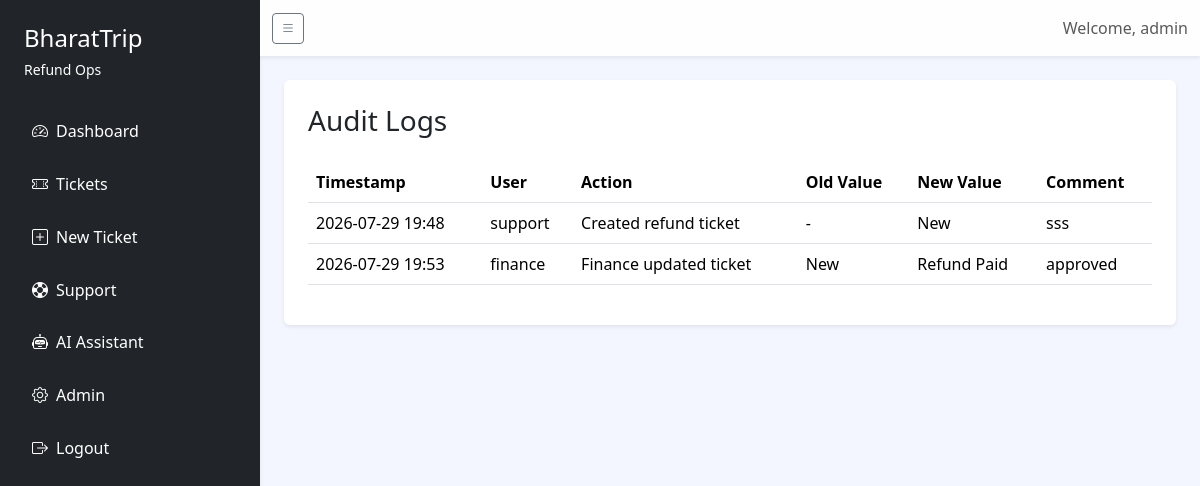
/admin/audit-logs?ticket_id=2 (signed in), run on the app's committed database.
### models.py (models this page shows)
class User(db.Model, UserMixin):
    __tablename__ = "users"
    id = db.Column(db.Integer, primary_key=True)
    username = db.Column(db.String(80), unique=True, nullable=False)
    password = db.Column(db.String(255), nullable=False)
    role = db.Column(db.String(50), nullable=False)
    email = db.Column(db.String(120), unique=True, nullable=True)
    created_at = db.Column(db.DateTime, default=datetime.utcnow)
    created_tickets = db.relationship("RefundTicket", back_populates="created_by", foreign_keys="RefundTicket.created_by_id")
    assigned_tickets = db.relationship("RefundTicket", back_populates="assigned_user", foreign_keys="RefundTicket.assigned_user_id")

class AuditLog(db.Model):
    __tablename__ = "audit_logs"
    id = db.Column(db.Integer, primary_key=True)
    ticket_id = db.Column(db.Integer, db.ForeignKey("refund_tickets.id"), nullable=False)
    user_id = db.Column(db.Integer, db.ForeignKey("users.id"), nullable=False)
    action = db.Column(db.String(150), nullable=False)
    old_value = db.Column(db.Text, nullable=True)
    new_value = db.Column(db.Text, nullable=True)
    comment = db.Column(db.Text, nullable=True)
    created_at = db.Column(db.DateTime, default=datetime.utcnow)
    ticket = db.relationship("RefundTicket", back_populates="audit_logs")
    user = db.relationship("User")

### blueprints/admin.py (the view)
@admin_bp.route("/admin/audit-logs")
@login_required
@role_required("admin")
def audit_logs():
    audits = AuditRepository.all_for_ticket(request.args.get("ticket_id")) if request.args.get("ticket_id") else []
    return render_template("admin_audit_logs.html", user=current_user, audits=audits)

### helpers.py (called while the page is built)
def role_required(*allowed_roles):
    def decorator(view):
        @wraps(view)
        def wrapped_view(*args, **kwargs):
            if not current_user.is_authenticated or current_user.role not in allowed_roles:
                flash("You do not have permission to access this page.", "danger")
                return redirect(url_for("dashboard.index"))
            return view(*args, **kwargs)
        return wrapped_view
    return decorator

### repositories.py (called while the page is built)
    @staticmethod
    def all_for_ticket(ticket_id: int):
        return AuditLog.query.filter_by(ticket_id=ticket_id).order_by(AuditLog.created_at.asc()).all()

### templates/admin_audit_logs.html
{% extends 'layout.html' %}
{% block content %}
<div class="card shadow-sm p-4">
  <h3>Audit Logs</h3>
  <table class="table mt-3">
    <thead>
      <tr>
        <th>Timestamp</th>
        <th>User</th>
        <th>Action</th>
        <th>Old Value</th>
        <th>New Value</th>
        <th>Comment</th>
      </tr>
    </thead>
    <tbody>
      {% for audit in audits %}
      <tr>
        <td>{{ audit.created_at.strftime('%Y-%m-%d %H:%M') }}</td>
        <td>{{ audit.user.username }}</td>
        <td>{{ audit.action }}</td>
        <td>{{ audit.old_value or '-' }}</td>
        <td>{{ audit.new_value or '-' }}</td>
        <td>{{ audit.comment or '-' }}</td>
      </tr>
      {% else %}
      <tr>
        <td colspan="6" class="text-center text-muted">No audit entries found.</td>
      </tr>
      {% endfor %}
    </tbody>
  </table>
</div>
{% endblock %}

### templates/layout.html (shortened to what this page needs)
<!doctype html>
<html lang="en">
  <head>
    <link href="https://cdn.jsdelivr.net/npm/bootstrap@5.3.2/dist/css/bootstrap.min.css" rel="stylesheet" />
    <link href="https://cdn.jsdelivr.net/npm/bootstrap-icons@1.11.3/font/bootstrap-icons.css" rel="stylesheet" />
    <link rel="stylesheet" href="{{ url_for('static', filename='css/style.css') }}" />
  </head>
  <body>
    <div class="app-shell">
      <div class="sidebar bg-dark text-white shadow-sm">
        <div class="sidebar-brand p-4">
          <a class="text-white text-decoration-none" href="{{ url_for('dashboard.index') }}">
            <h4 class="mb-1">BharatTrip</h4>
            <small>Refund Ops</small>
          </a>
        </div>
        <nav class="nav flex-column px-3">
          <a class="nav-link text-white" href="{{ url_for('dashboard.index') }}"><i class="bi bi-speedometer2 me-2"></i><span class="nav-text">Dashboard</span></a>
          {% if current_user.is_authenticated %}
          <a class="nav-link text-white" href="{{ url_for('tickets.list_tickets') }}"><i class="bi bi-ticket-perforated me-2"></i><span class="nav-text">Tickets</span></a>
          <a class="nav-link text-white" href="{{ url_for('tickets.create_ticket') }}"><i class="bi bi-plus-square me-2"></i><span class="nav-text">New Ticket</span></a>
          <a class="nav-link text-white" href="{{ url_for('support.index') }}"><i class="bi bi-life-preserver me-2"></i><span class="nav-text">Support</span></a>
          <a class="nav-link text-white" href="{{ url_for('ai.chat') }}"><i class="bi bi-robot me-2"></i><span class="nav-text">AI Assistant</span></a>
          {% if current_user.role == 'admin' %}
          <a class="nav-link text-white" href="{{ url_for('admin.index') }}"><i class="bi bi-gear me-2"></i><span class="nav-text">Admin</span></a>
          {% endif %}
          <a class="nav-link text-white" href="{{ url_for('auth.logout') }}"><i class="bi bi-box-arrow-right me-2"></i><span class="nav-text">Logout</span></a>
          {% endif %}
        </nav>
      </div>
      <div class="content-shell">
        <nav class="navbar navbar-expand-lg navbar-light bg-white shadow-sm mb-4">
          <div class="container-fluid d-flex align-items-center">
            <button class="btn btn-outline-secondary btn-sm me-3" id="sidebarToggle" type="button">
              <i class="bi bi-list"></i>
            </button>
            <span class="navbar-text">Welcome, {{ current_user.username if current_user.is_authenticated else 'Guest' }}</span>
          </div>
        </nav>
        <div class="container-fluid px-4">
          {% block content %}{% endblock %}
        </div>
      </div>
    </div>
  </body>
</html>

### static/css/style.css (style rules this page uses)
:root { color-scheme: light; --bg: #f3f6ff; --surface: #ffffff; --surface-alt: #eef2ff; --text: #1f2937; --muted: #6b7280; --primary: #3b82f6; --shadow: 0 20px 50px rgba(15, 23, 42, 0.08); }
body { background: linear-gradient(180deg, #eef2ff 0%, #f8fafc 100%); min-height: 100vh; color: var(--text); }
.app-shell { display: flex; min-height: 100vh; }
.sidebar { min-height: 100vh; width: 260px; position: sticky; top: 0; transition: width 0.2s ease; }
.sidebar .nav-link { color: rgba(255, 255, 255, 0.85); padding: 0.9rem 1rem; }
.content-shell { flex: 1; background: var(--bg); min-height: 100vh; }
.navbar { background: rgba(255, 255, 255, 0.95) !important; }
.card { border: none; }

### data on the page
User: username "admin"
AuditLog: created_at "2026-07-29 19:48", user.username "support", action "Created refund ticket", old_value "-", new_value "New", comment "sss"
AuditLog: created_at "2026-07-29 19:53", user.username "finance", action "Finance updated ticket", old_value "New", new_value "Refund Paid", comment "approved"
